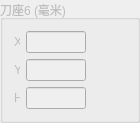
          <widget class="QGroupBox" name="groupBox_8">
           <property name="enabled">
            <bool>false</bool>
           </property>
           <property name="geometry">
            <rect>
             <x>300</x>
             <y>260</y>
             <width>140</width>
             <height>110</height>
            </rect>
           </property>
           <property name="title">
            <string>刀座6 (毫米)</string>
           </property>
           <layout class="QVBoxLayout" name="verticalLayout_10">
            <item>
             <layout class="QHBoxLayout" name="horizontalLayout_20">
              <item>
               <widget class="QLabel" name="labelSeatX_6">
                <property name="sizePolicy">
                 <sizepolicy hsizetype="Preferred" vsizetype="Preferred">
                  <horstretch>0</horstretch>
                  <verstretch>0</verstretch>
                 </sizepolicy>
                </property>
                <property name="minimumSize">
                 <size>
                  <width>6</width>
                  <height>20</height>
                 </size>
                </property>
                <property name="maximumSize">
                 <size>
                  <width>6</width>
                  <height>20</height>
                 </size>
                </property>
                <property name="text">
                 <string>X</string>
                </property>
               </widget>
              </item>
              <item>
               <widget class="QLineEdit" name="lineEditSeatX_6">
                <property name="sizePolicy">
                 <sizepolicy hsizetype="Preferred" vsizetype="Fixed">
                  <horstretch>0</horstretch>
                  <verstretch>0</verstretch>
                 </sizepolicy>
                </property>
                <property name="minimumSize">
                 <size>
                  <width>60</width>
                  <height>0</height>
                 </size>
                </property>
                <property name="maximumSize">
                 <size>
                  <width>60</width>
                  <height>16777215</height>
                 </size>
                </property>
                <property name="text">
                 <string/>
                </property>
                <property name="alignment">
                 <set>Qt::AlignRight|Qt::AlignTrailing|Qt::AlignVCenter</set>
                </property>
               </widget>
              </item>
              <item>
               <spacer name="horizontalSpacer_19">
                <property name="orientation">
                 <enum>Qt::Horizontal</enum>
                </property>
                <property name="sizeHint" stdset="0">
                 <size>
                  <width>40</width>
                  <height>20</height>
                 </size>
                </property>
               </spacer>
              </item>
             </layout>
            </item>
            <item>
             <layout class="QHBoxLayout" name="horizontalLayout_21">
              <item>
               <widget class="QLabel" name="labelSeatY_6">
                <property name="sizePolicy">
                 <sizepolicy hsizetype="Preferred" vsizetype="Preferred">
                  <horstretch>0</horstretch>
                  <verstretch>0</verstretch>
                 </sizepolicy>
                </property>
                <property name="minimumSize">
                 <size>
                  <width>6</width>
                  <height>20</height>
                 </size>
                </property>
                <property name="maximumSize">
                 <size>
                  <width>6</width>
                  <height>20</height>
                 </size>
                </property>
                <property name="text">
                 <string>Y</string>
                </property>
               </widget>
              </item>
              <item>
               <widget class="QLineEdit" name="lineEditSeatY_6">
                <property name="sizePolicy">
                 <sizepolicy hsizetype="Preferred" vsizetype="Fixed">
                  <horstretch>0</horstretch>
                  <verstretch>0</verstretch>
                 </sizepolicy>
                </property>
                <property name="minimumSize">
                 <size>
                  <width>60</width>
                  <height>0</height>
                 </size>
                </property>
                <property name="maximumSize">
                 <size>
                  <width>60</width>
                  <height>16777215</height>
                 </size>
                </property>
                <property name="text">
                 <string/>
                </property>
                <property name="alignment">
                 <set>Qt::AlignRight|Qt::AlignTrailing|Qt::AlignVCenter</set>
                </property>
               </widget>
              </item>
              <item>
               <spacer name="horizontalSpacer_20">
                <property name="orientation">
                 <enum>Qt::Horizontal</enum>
                </property>
                <property name="sizeHint" stdset="0">
                 <size>
                  <width>40</width>
                  <height>20</height>
                 </size>
                </property>
               </spacer>
              </item>
             </layout>
            </item>
            <item>
             <layout class="QHBoxLayout" name="horizontalLayout_22">
              <item>
               <widget class="QLabel" name="labelSeatH_6">
                <property name="sizePolicy">
                 <sizepolicy hsizetype="Preferred" vsizetype="Preferred">
                  <horstretch>0</horstretch>
                  <verstretch>0</verstretch>
                 </sizepolicy>
                </property>
                <property name="minimumSize">
                 <size>
                  <width>6</width>
                  <height>20</height>
                 </size>
                </property>
                <property name="maximumSize">
                 <size>
                  <width>6</width>
                  <height>20</height>
                 </size>
                </property>
                <property name="text">
                 <string>H</string>
                </property>
               </widget>
              </item>
              <item>
               <widget class="QLineEdit" name="lineEditSeatH_6">
                <property name="sizePolicy">
                 <sizepolicy hsizetype="Preferred" vsizetype="Fixed">
                  <horstretch>0</horstretch>
                  <verstretch>0</verstretch>
                 </sizepolicy>
                </property>
                <property name="minimumSize">
                 <size>
                  <width>60</width>
                  <height>0</height>
                 </size>
                </property>
                <property name="maximumSize">
                 <size>
                  <width>60</width>
                  <height>16777215</height>
                 </size>
                </property>
                <property name="text">
                 <string/>
                </property>
                <property name="alignment">
                 <set>Qt::AlignRight|Qt::AlignTrailing|Qt::AlignVCenter</set>
                </property>
               </widget>
              </item>
              <item>
               <spacer name="horizontalSpacer_21">
                <property name="orientation">
                 <enum>Qt::Horizontal</enum>
                </property>
                <property name="sizeHint" stdset="0">
                 <size>
                  <width>40</width>
                  <height>20</height>
                 </size>
                </property>
               </spacer>
              </item>
             </layout>
            </item>
           </layout>
          </widget>
